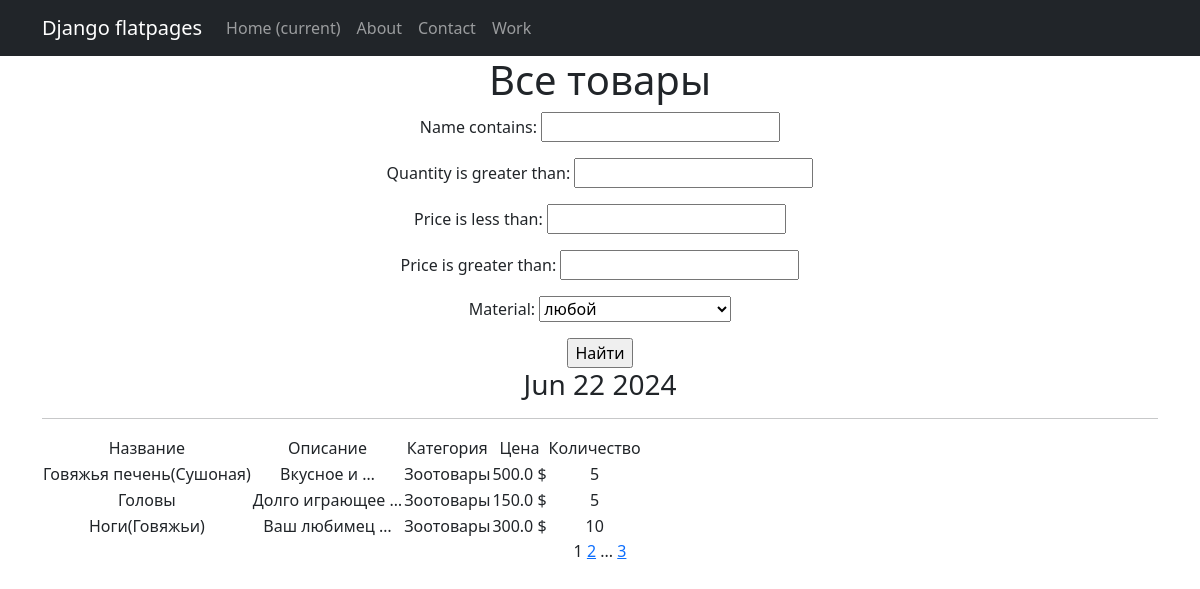
/products/, run on an earlier commit of the app's database.
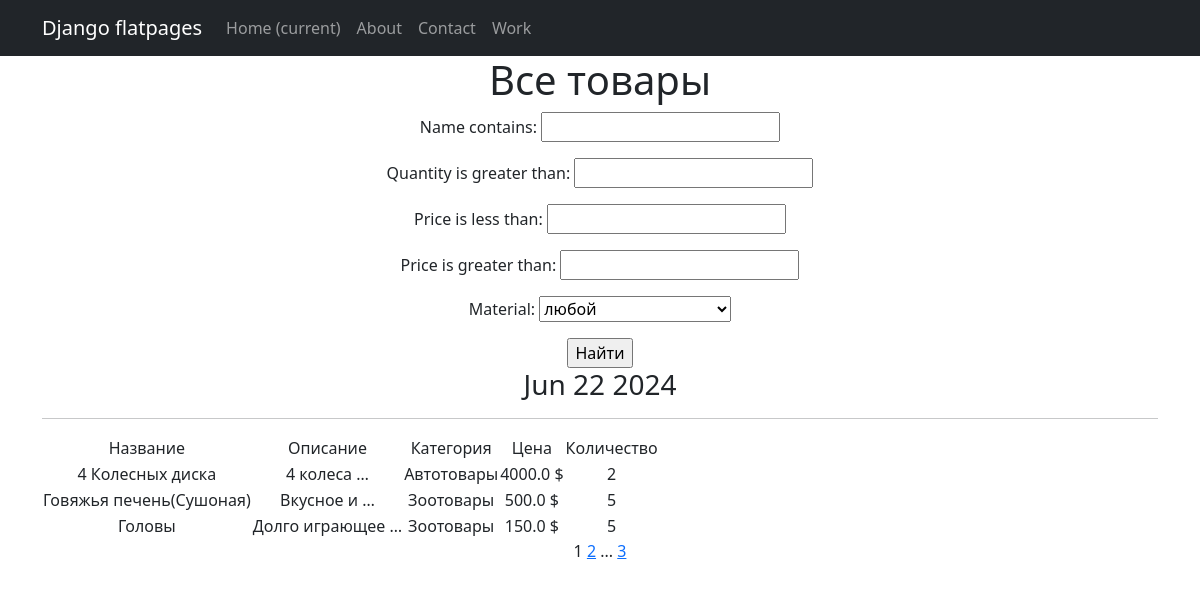
And on a later commit of the database.
### simpleapp/models.py (models this page shows, shortened)
class Product(models.Model):
    name = models.CharField(max_length=50, unique=True)
    description = models.TextField()
    quantity = models.IntegerField(validators=[MinValueValidator(0)])
    category = models.ForeignKey(to='Category', on_delete=models.CASCADE, related_name='products')
    price = models.FloatField(validators=[MinValueValidator(0.0)])
    material = models.ManyToManyField(Material, through='ProductMaterial')

class Category(models.Model):
    name = models.CharField(max_length=100, unique=True)

### simpleapp/views.py (the view)
# urls.py: path('', ProductsList.as_view(), name='product_list'),
class ProductsList(ListView):
    model = Product
    ordering = 'name'
    template_name = 'products.html'
    context_object_name = 'products'
    paginate_by = 3  # вот так мы можем указать количество записей на странице
    def get_queryset(self):
        queryset = super().get_queryset()
        self.filterset = ProductFilter(self.request.GET, queryset)
        return self.filterset.qs
    def get_context_data(self, **kwargs):
        context = super().get_context_data(**kwargs)
        context['time_now'] = datetime.utcnow()
        context['filterset'] = self.filterset
        return context

### simpleapp/models.py (called while the page is built)
    def __str__(self):
        return self.name

### simpleapp/templatetags/custom_filters.py (called while the page is built)
@register.filter()
def currency(value, code='rub'):
   postfix = CURRENCIES_SYMBOLS[code]
   return f'{value} {postfix}'

### simpleapp/templatetags/custom_tags.py (called while the page is built)
@register.simple_tag()
def current_time(format_string='%b %d %Y'):
   return datetime.utcnow().strftime(format_string)

@register.simple_tag(takes_context=True)
def url_replace(context, **kwargs):
   d = context['request'].GET.copy()
   for k, v in kwargs.items():
       d[k] = v
   return d.urlencode()

### templates/products.html (shortened to what this page needs)
{% extends 'flatpages/default.html' %}
{% load custom_filters %}!
{% load custom_tags %}
{% block content %}
   <h1>Все товары</h1>
   <form action="" method="get">
       {{ filterset.form.as_p }}
       <input type="submit" value="Найти" />
       <h3>{% current_time '%b %d %Y' %}</h3>
   </form>
   <hr>
   {% if products %}
       <table>
           <tr>
               <td>Название</td>
               <td>Описание</td>
               <td>Категория</td>
               <td>Цена</td>
               <td>Количество</td>
           </tr>
           {% for product in products %}
           <tr>
               <td>{{ product.name }}</td>
               <td>{{ product.description|truncatewords:2 }}</td>
               <td>{{ product.category.name }}</td>
               <td>{{ product.price|currency:"usd" }}</td>
               <td>{{ product.quantity }}</td>
           </tr>
           {% endfor %}
       </table>
   {% else %}
       <h2>Товаров нет!</h2>
   {% endif %}
   {{ page_obj.number }}
   {% if page_obj.has_next %}
       <a href="?{% url_replace page=page_obj.next_page_number %}">{{ page_obj.next_page_number }}</a>
       {% if paginator.num_pages != page_obj.next_page_number %}
           ...
           <a href="?{% url_replace page=page_obj.paginator.num_pages %}">{{ page_obj.paginator.num_pages }}</a>
       {% endif %}
   {% endif %}
{% endblock content %}

What changed in the data, as far as the page shows it:
no longer on this page (row unchanged): Product: name "Ноги(Говяжьи)", description "Ваш любимец …", category.name "Зоотовары", price "300.0 $", quantity "10"
added Product: name "4 Колесных диска", description "4 колеса …", category.name "Автотовары", price "4000.0 $", quantity "2"
